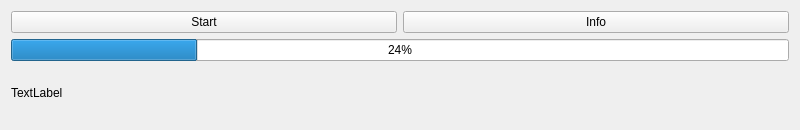
<?xml version="1.0" encoding="UTF-8"?>
<ui version="4.0">
 <class>Widget</class>
 <widget class="QWidget" name="Widget">
  <property name="geometry">
   <rect>
    <x>0</x>
    <y>0</y>
    <width>800</width>
    <height>130</height>
   </rect>
  </property>
  <property name="windowTitle">
   <string>Widget</string>
  </property>
  <layout class="QVBoxLayout" name="verticalLayout">
   <item>
    <layout class="QHBoxLayout" name="horizontalLayout">
     <item>
      <widget class="QPushButton" name="startButton">
       <property name="text">
        <string>Start</string>
       </property>
      </widget>
     </item>
     <item>
      <widget class="QPushButton" name="infoButton">
       <property name="text">
        <string>Info</string>
       </property>
      </widget>
     </item>
    </layout>
   </item>
   <item>
    <widget class="QProgressBar" name="progressBar">
     <property name="value">
      <number>24</number>
     </property>
    </widget>
   </item>
   <item>
    <widget class="QLabel" name="infoLabel">
     <property name="text">
      <string>TextLabel</string>
     </property>
    </widget>
   </item>
  </layout>
 </widget>
 <resources/>
 <connections/>
</ui>
